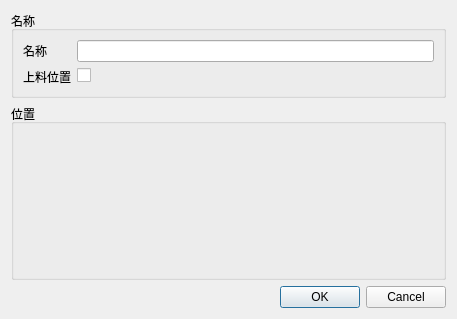
<?xml version="1.0" encoding="UTF-8"?>
<ui version="4.0">
 <class>DialogNamedPosition</class>
 <widget class="QDialog" name="DialogNamedPosition">
  <property name="geometry">
   <rect>
    <x>0</x>
    <y>0</y>
    <width>457</width>
    <height>319</height>
   </rect>
  </property>
  <property name="windowTitle">
   <string>编辑坐标</string>
  </property>
  <property name="sizeGripEnabled">
   <bool>false</bool>
  </property>
  <layout class="QVBoxLayout" name="verticalLayout" stretch="0,1,0">
   <item>
    <widget class="QGroupBox" name="nameGroupBox">
     <property name="title">
      <string>名称</string>
     </property>
     <layout class="QFormLayout" name="formLayout">
      <item row="0" column="0">
       <widget class="QLabel" name="nameLabel">
        <property name="text">
         <string>名称</string>
        </property>
       </widget>
      </item>
      <item row="0" column="1">
       <widget class="QLineEdit" name="name"/>
      </item>
      <item row="1" column="0">
       <widget class="QLabel" name="loadLabel">
        <property name="text">
         <string>上料位置</string>
        </property>
       </widget>
      </item>
      <item row="1" column="1">
       <widget class="QCheckBox" name="load"/>
      </item>
     </layout>
    </widget>
   </item>
   <item>
    <widget class="QGroupBox" name="positionGroupBox">
     <property name="title">
      <string>位置</string>
     </property>
     <layout class="QFormLayout" name="positionLayout"/>
    </widget>
   </item>
   <item>
    <widget class="QDialogButtonBox" name="buttonBox">
     <property name="standardButtons">
      <set>QDialogButtonBox::Cancel|QDialogButtonBox::Ok</set>
     </property>
    </widget>
   </item>
  </layout>
 </widget>
 <resources/>
 <connections>
  <connection>
   <sender>buttonBox</sender>
   <signal>accepted()</signal>
   <receiver>DialogNamedPosition</receiver>
   <slot>accept()</slot>
   <hints>
    <hint type="sourcelabel">
     <x>228</x>
     <y>299</y>
    </hint>
    <hint type="destinationlabel">
     <x>228</x>
     <y>159</y>
    </hint>
   </hints>
  </connection>
  <connection>
   <sender>buttonBox</sender>
   <signal>rejected()</signal>
   <receiver>DialogNamedPosition</receiver>
   <slot>reject()</slot>
   <hints>
    <hint type="sourcelabel">
     <x>228</x>
     <y>299</y>
    </hint>
    <hint type="destinationlabel">
     <x>228</x>
     <y>159</y>
    </hint>
   </hints>
  </connection>
 </connections>
</ui>
